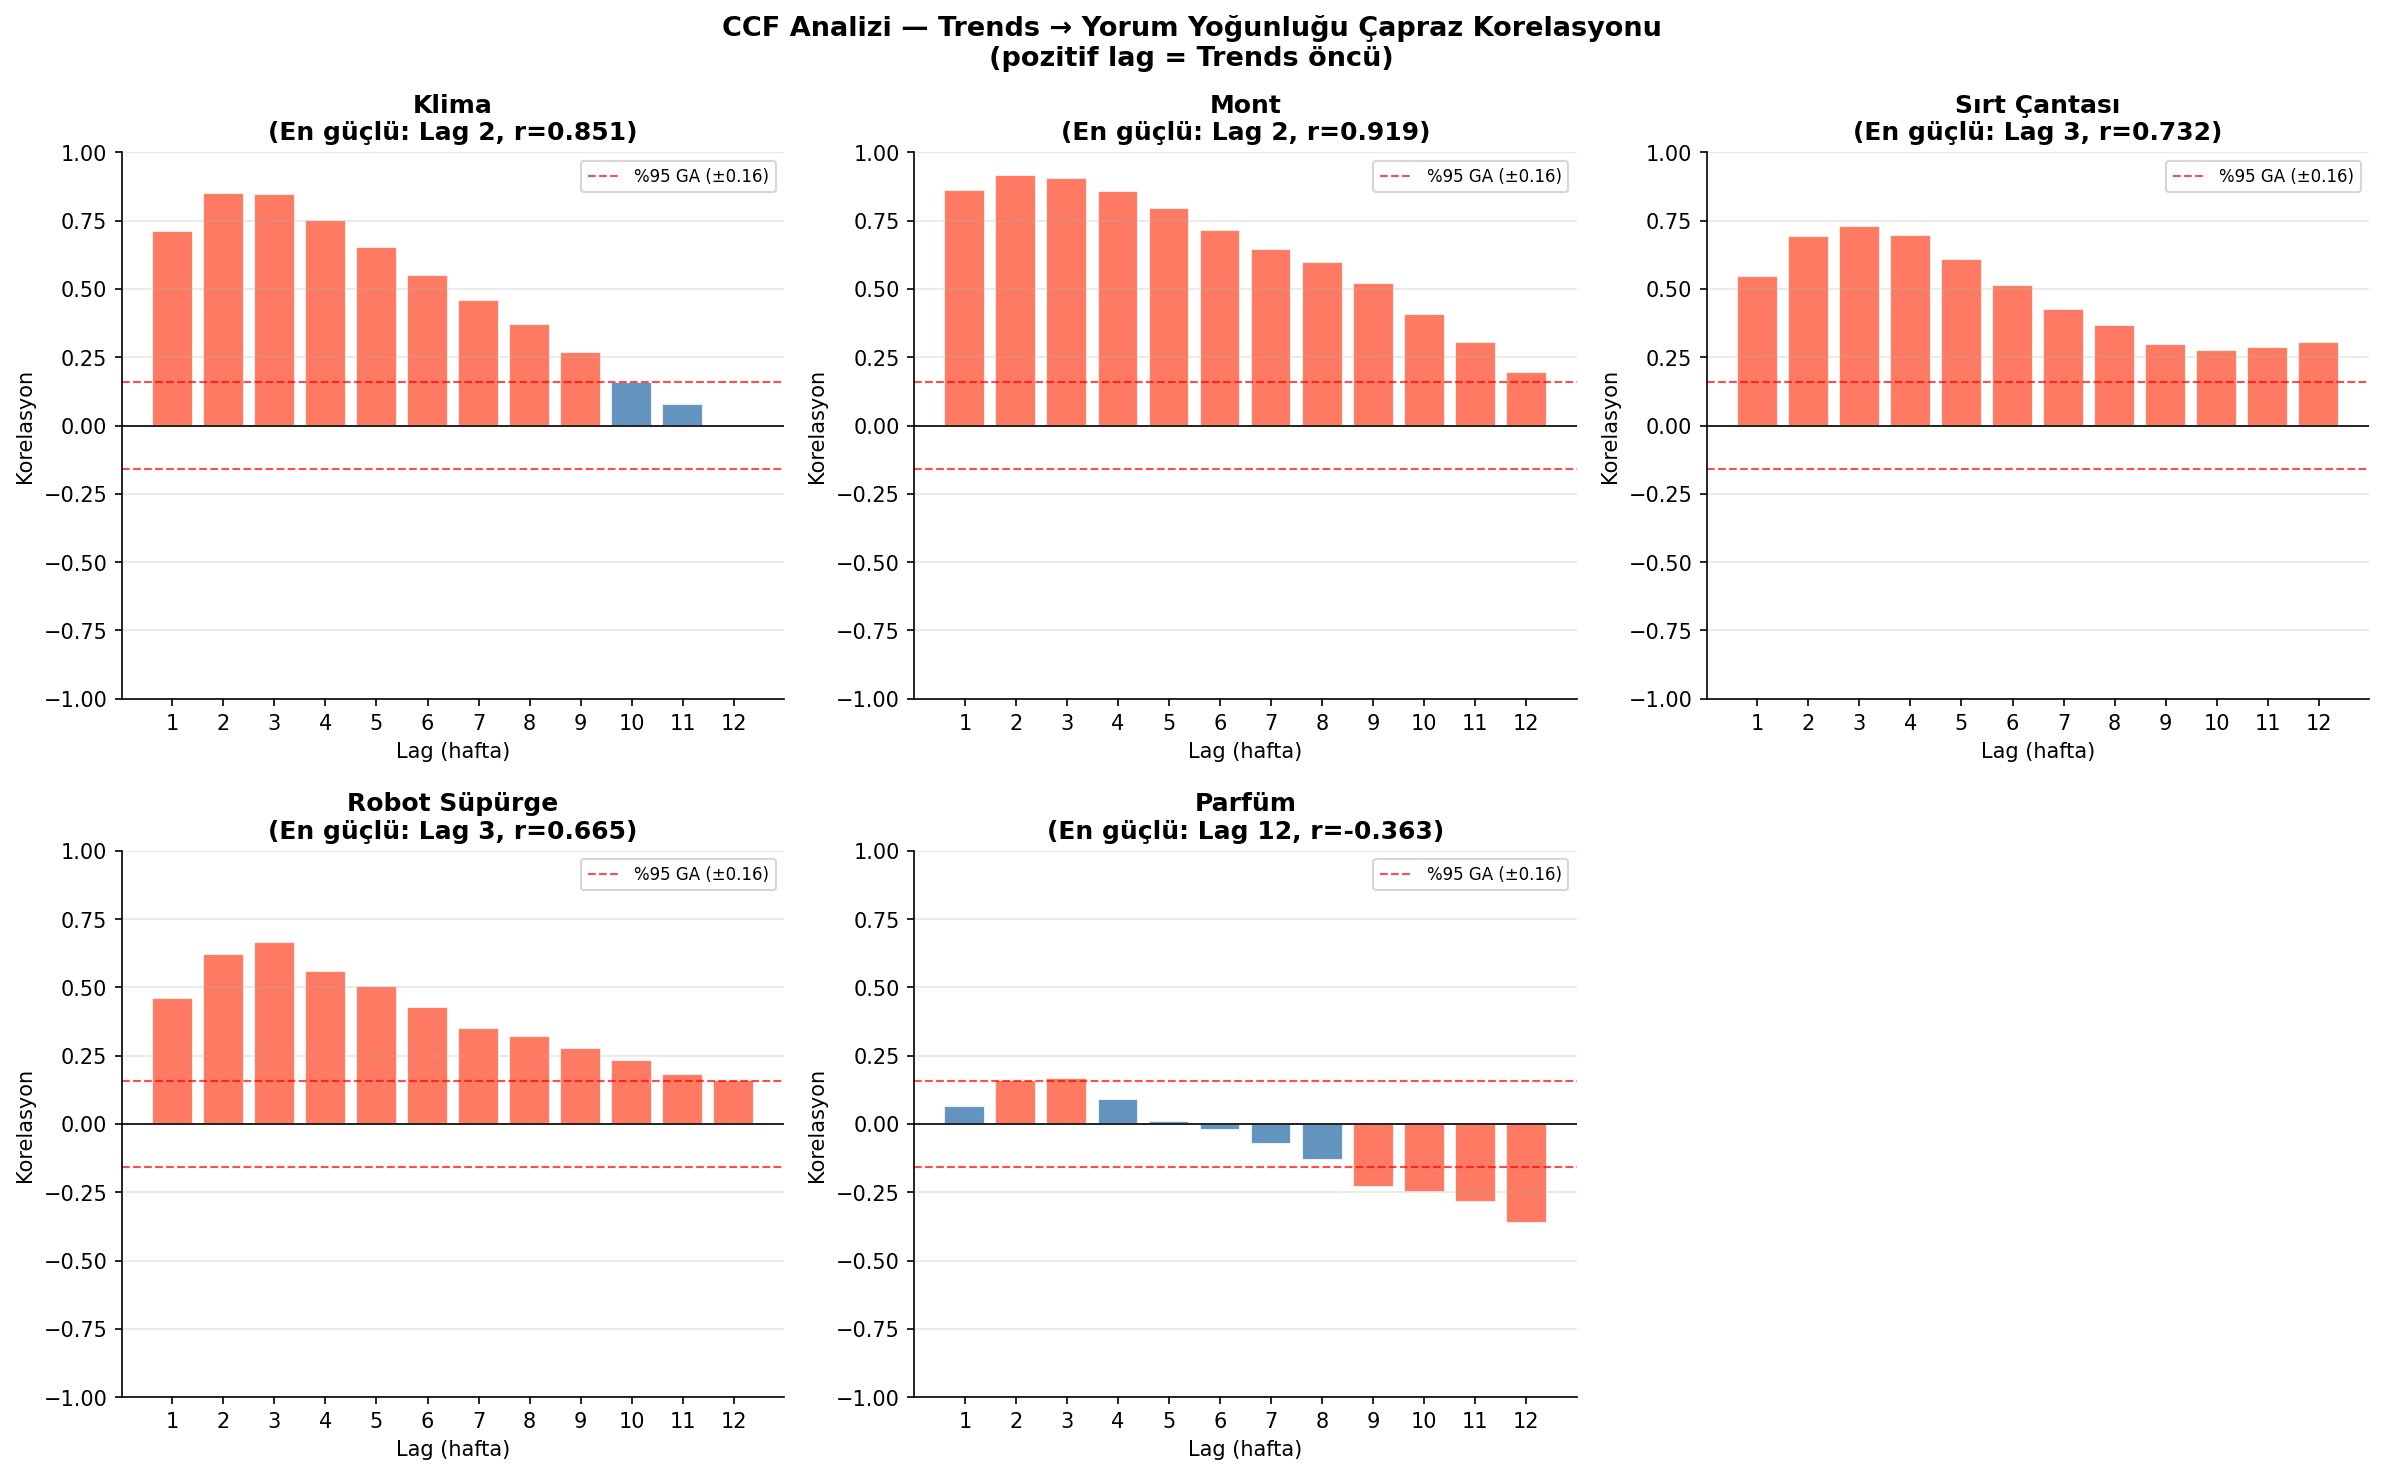

Write the Python code that produced this figure.
import pandas as pd
import numpy as np
import matplotlib.pyplot as plt
from statsmodels.tsa.stattools import ccf
import os

KLASOR = r'C:\Users\MONSTER\OneDrive\Desktop\tez_projesi'
df = pd.read_excel(os.path.join(KLASOR, 'analiz_dataset.xlsx'))
df['hafta'] = pd.to_datetime(df['hafta'])

KATEGORILER = ['klima', 'mont', 'sirt_cantasi', 'robot_supurge', 'parfum']
KAT_LABELS = ['Klima', 'Mont', 'Sırt Çantası', 'Robot Süpürge', 'Parfüm']
MAX_LAG = 12

fig, axes = plt.subplots(2, 3, figsize=(16, 10))
fig.suptitle('CCF Analizi — Trends → Yorum Yoğunluğu Çapraz Korelasyonu\n(pozitif lag = Trends öncü)',
             fontsize=13, fontweight='bold')
axes = axes.flatten()

sonuclar = []

for i, (kategori, label) in enumerate(zip(KATEGORILER, KAT_LABELS)):
    ax = axes[i]

    veri = df[df['kategori'] == kategori].sort_values('hafta')

    trends = (veri['trends_skoru'] - veri['trends_skoru'].mean()) / veri['trends_skoru'].std()
    yorumlar = (veri['yorum_sayisi'] - veri['yorum_sayisi'].mean()) / veri['yorum_sayisi'].std()

    # CCF — nlags=12 → 12 eleman döner (lag 1'den 12'ye)
    ccf_degerler = ccf(yorumlar.values, trends.values, nlags=MAX_LAG, alpha=None)
    lags = np.arange(1, MAX_LAG + 1)  # 12 eleman

    n = len(veri)
    guven = 1.96 / np.sqrt(n)

    renkler = ['tomato' if abs(c) > guven else 'steelblue' for c in ccf_degerler]

    ax.bar(lags, ccf_degerler, color=renkler, edgecolor='white', alpha=0.85)
    ax.axhline(y=guven, color='red', linestyle='--', linewidth=1, alpha=0.7, label=f'%95 GA (±{guven:.2f})')
    ax.axhline(y=-guven, color='red', linestyle='--', linewidth=1, alpha=0.7)
    ax.axhline(y=0, color='black', linewidth=0.8)

    en_guclu_lag = int(np.argmax(np.abs(ccf_degerler))) + 1
    en_guclu_ccf = ccf_degerler[en_guclu_lag - 1]

    ax.set_title(f'{label}\n(En güçlü: Lag {en_guclu_lag}, r={en_guclu_ccf:.3f})', fontweight='bold')
    ax.set_xlabel('Lag (hafta)')
    ax.set_ylabel('Korelasyon')
    ax.set_xticks(lags)
    ax.set_ylim(-1, 1)
    ax.legend(fontsize=8)
    ax.grid(axis='y', alpha=0.3)
    ax.spines['top'].set_visible(False)
    ax.spines['right'].set_visible(False)

    sonuclar.append({
        'kategori': kategori,
        'en_guclu_lag': en_guclu_lag,
        'en_guclu_ccf': round(float(en_guclu_ccf), 3),
        'guven_esigi': round(guven, 3)
    })

    print(f"{label}: En güçlü lag={en_guclu_lag}, r={en_guclu_ccf:.3f}, güven eşiği=±{guven:.3f}")

axes[5].set_visible(False)

plt.tight_layout()
cikti = os.path.join(KLASOR, 'ccf_analiz.png')
plt.savefig(cikti, dpi=150, bbox_inches='tight')
print(f"\nKaydedildi: {cikti}")
plt.show()

ozet = pd.DataFrame(sonuclar)
print("\n=== CCF ÖZET ===")
print(ozet.to_string(index=False))
ozet.to_excel(os.path.join(KLASOR, 'ccf_sonuclari.xlsx'), index=False)
print("Kaydedildi: ccf_sonuclari.xlsx")
